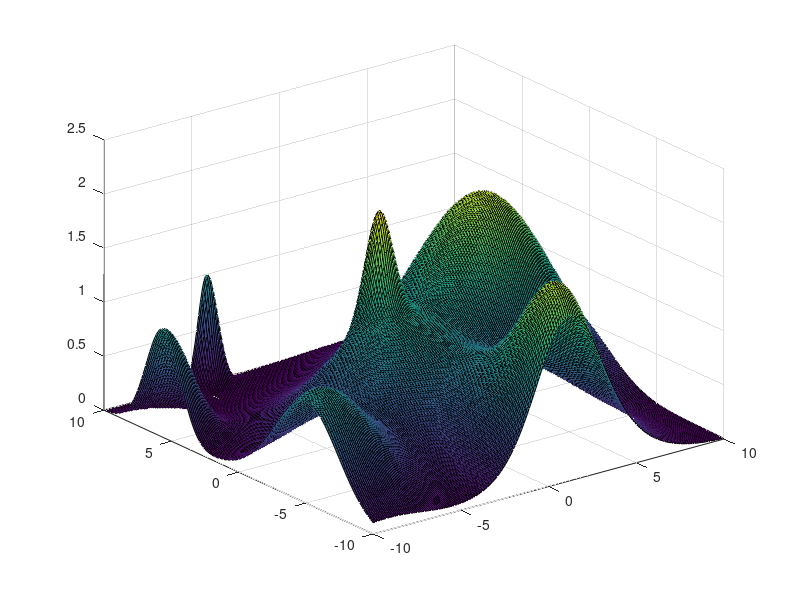
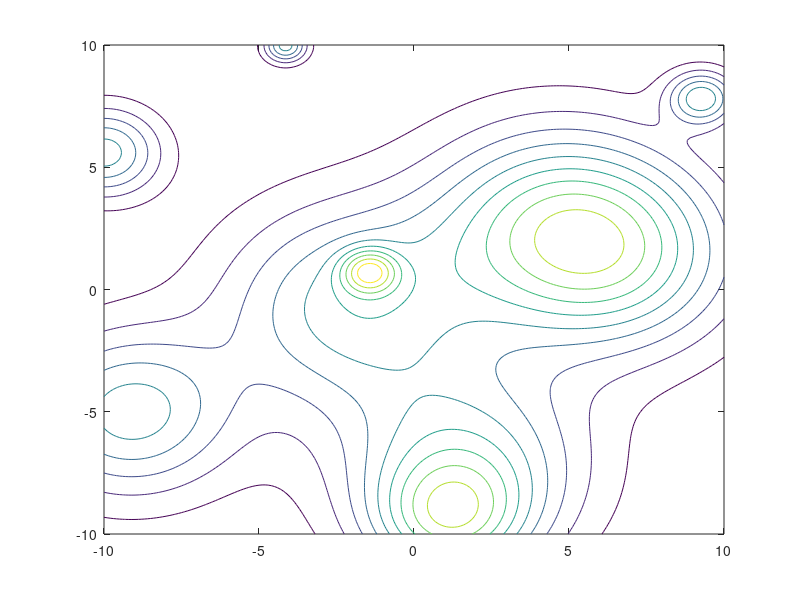

Write MATLAB code to recreate these figures, in order. (Note: this script raises an error after producing the figures.)
XMin = -10;
XMax = 10;
YMin = -10;
YMax = 10;
addpath('Reference/c2xyz/');
addpath('Reference/export/');

%% Random Radial Basis functions in space 
disp('3D case with random path - 10 rbf:');
N = 10 % number of random functions
stepMesh = 0.1;
Z = zeros((XMax-XMin)/stepMesh+1,(XMax-XMin)/stepMesh+1);
[X,Y] = meshgrid(XMin:stepMesh:XMax);
% random variance in [a;b] = [0.3;1.5]
variances = 0.3 + (1.5-0.3).*rand(N,1);
% random amplitude [0.1;1]
amplitudes = 0.1 + (1-0.1).*rand(N,1);
% Random Xcenters in [-XMin;xMax]
Xcenters = XMin+ (XMax-XMin).*rand(N,1);
Ycenters = YMin+ (YMax-YMin).*rand(N,1);

esp=zeros(N,1);
esp=1./(2*(variances).^2);
for i=1:1:N
    disp('step:')
    disp(i)
    Xci=Xcenters(i,1)*ones((XMax-XMin)/stepMesh+1,((XMax-XMin)/stepMesh+1)*2);
    Yci=Ycenters(i,1)*ones((YMax-YMin)/stepMesh+1,((YMax-YMin)/stepMesh+1)*2);
    disp('Radial Basis Function: [amplitude,variance,center]');
    disp(amplitudes(i,1))
    disp(variances(i,1))
    disp(Xcenters(i,1))
    disp(Ycenters(i,1))
    Z = Z + 1*exp(-((X-Xci(:,1:((XMax-XMin)/stepMesh+1))).^2+(Y-Yci(:,((XMax-XMin)/stepMesh+2):((YMax-YMin)/stepMesh+1)*2)).^2)*esp(i,1).^2);
end
figure(1);
surf(X,Y,Z)

%% Post elaboration

figure(2);
grid on
axis equal
axis tight
contour(X,Y,Z);
h=[1,1]
contour(X,Y,Z,h);
cl = contour(X,Y,Z);
[x1,y1,z1] = C2xyz(cl);


figure(3);
hold on; % Allows plotting atop the preexisting peaks plot. 
threshold = 1;
sector.numberOfZones = 1;
% analyze all the level curves
for n = find(z1==threshold); 
   n
   %xTh(1,n) = x1{n};
   %yTh(1,n) = y1{n};
   hold on;
   plot(x1{n},y1{n},'k-','linewidth',3);
   sector.zones(sector.numberOfZones).x(1,1:size(x1{n},2)) = x1{n}(1,:);
   sector.zones(sector.numberOfZones).y(1,1:size(x1{n},2)) = y1{n}(1,:);
   sector.numberOfZones = sector.numberOfZones + 1;
end
disp('Number of zones founded:');
disp(sector.numberOfZones);


%%// Remove frames
set(gca, 'visible', 'off')
set(gcf, 'color', 'w');

%%// Get the figure as a uint8 variable
im = export_fig;

%//  Output binary image
BW = ~im2bw(uint8(255.*im2double(im)),0.99);

%%// Remove
BW = bwmorph(BW,'skel',Inf);

figure,imshow(BW)
